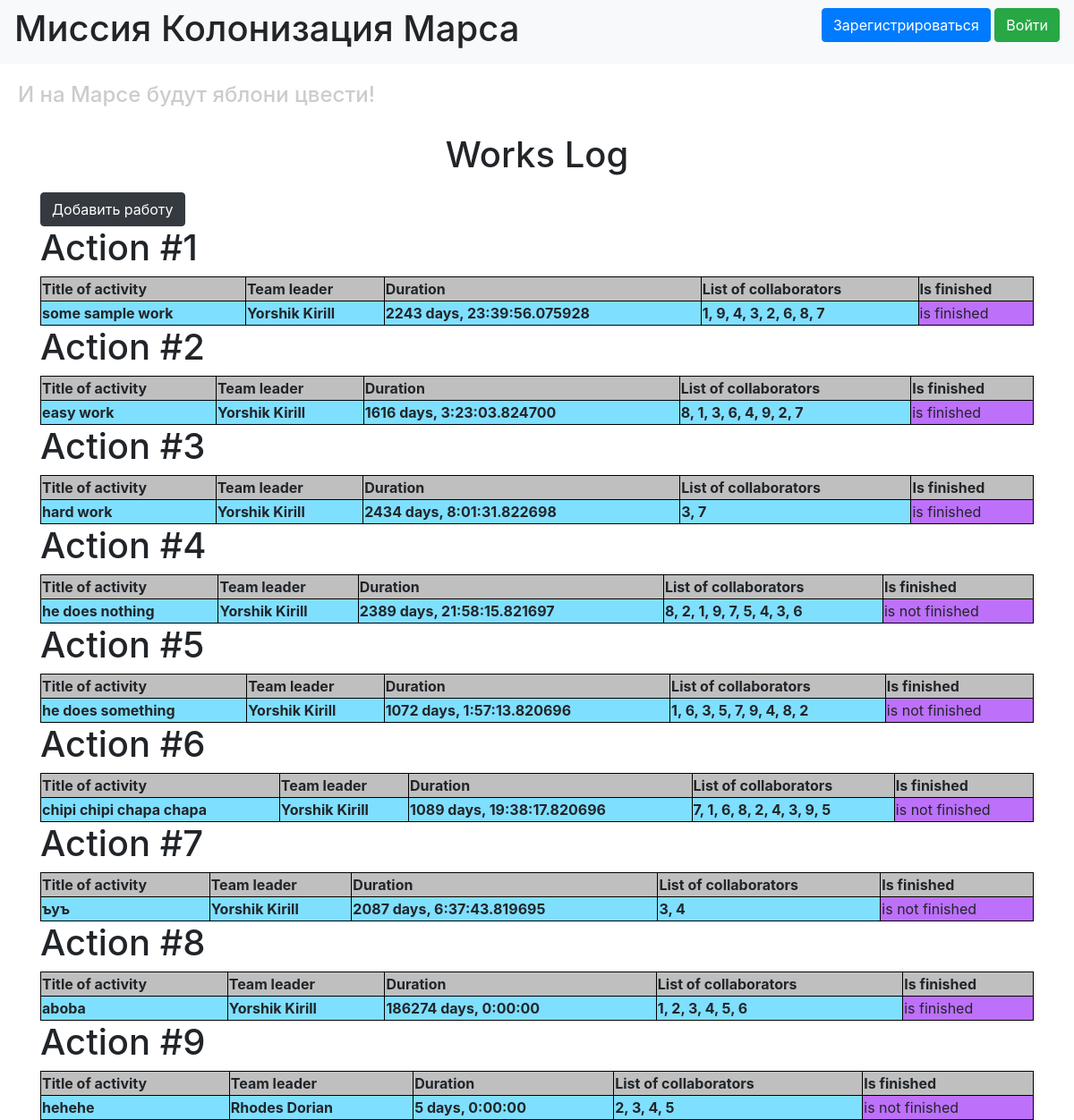
Before: / with the older database file.
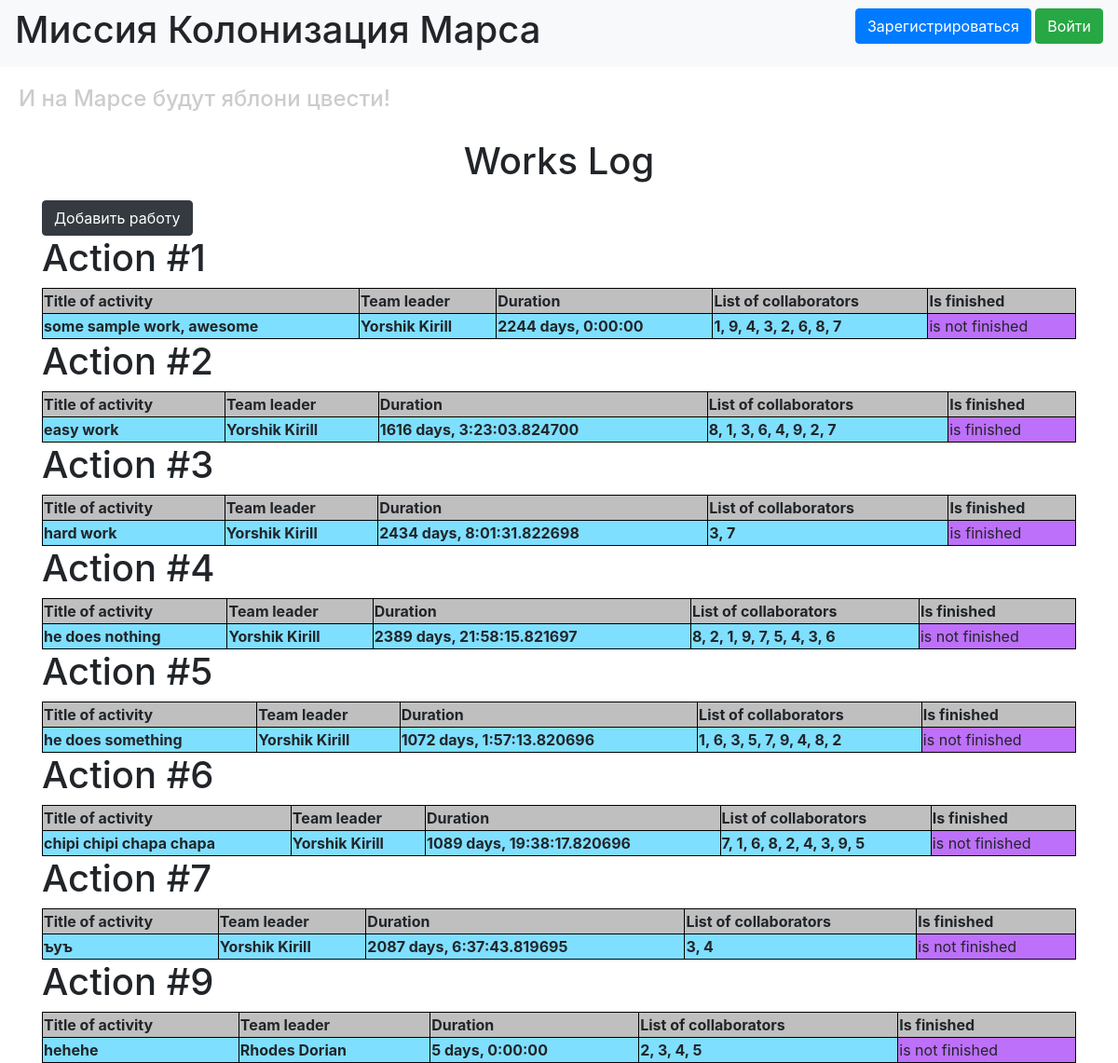
After: the same page with the newer database file.
### data/jobs.py (models this page shows)
class Jobs(SqlAlchemyBase):
    __tablename__ = 'jobs'
    id = sqlalchemy.Column(sqlalchemy.Integer, primary_key=True, autoincrement=True)
    team_leader = sqlalchemy.Column(sqlalchemy.Integer, sqlalchemy.ForeignKey('users.id'))
    user = relationship('User')
    job = sqlalchemy.Column(sqlalchemy.String)
    work_size = sqlalchemy.Column(sqlalchemy.Integer)
    collaborators = sqlalchemy.Column(sqlalchemy.String, default='')
    start_date = sqlalchemy.Column(sqlalchemy.DateTime)
    end_date = sqlalchemy.Column(sqlalchemy.DateTime)
    is_finished = sqlalchemy.Column(sqlalchemy.Boolean)

### main.py (the view)
@app.route('/')
def index():
    db_sess = create_session()
    works = db_sess.query(Jobs).all()
    users = db_sess.query(User).all()
    team_leaders = {}
    for worker in works:
        for user in users:
            if worker.team_leader == user.id:
                team_leaders[worker.team_leader] = user.surname + ' ' + user.name
    updated_works = [{
        'leader': team_leaders[work.team_leader],
        'job': work
    } for work in works]
    return render_template('magazine.html', works={'works': updated_works})

### data/db_session.py (called while the page is built)
def create_session() -> Session:
    global __factory
    return __factory()

### templates/magazine.html (shortened to what this page needs)
{% extends "base.html" %}
{% block content %}
  <link rel="stylesheet" href="static/css/style.css">
  <h1 style="text-align: center">Works Log</h1>
  <a class="btn btn-dark" href="/add_work" style="margin-top: 10px">Добавить работу</a>
  {% for work in works['works'] %}
    <h1>Action #{{ work['job'].id }}</h1>
    <table>
      <thead>
        <tr>
          <th>Title of activity</th>
          <th>Team leader</th>
          <th>Duration</th>
          <th>List of collaborators</th>
          <th>Is finished</th>
        </tr>
      </thead>
      <tbody>
        <tr>
          <th>{{ work['job'].job }}</th>
          <th>{{ work['leader'] }}</th>
          <th>{{ work['job'].end_date - work['job'].start_date }}</th>
          <th>{{ work['job'].collaborators }}</th>
          <td>
            {% if work['job'].is_finished %}
              is finished
            {% else %}
              is not finished
            {% endif %}
          </td>
        </tr>
      </tbody>
    </table>
  {% endfor %}
{% endblock %}

### templates/base.html (shortened to what this page needs)
<!DOCTYPE html>
<html lang="en">
<head>
    <link rel="stylesheet"
          href="https://stackpath.bootstrapcdn.com/bootstrap/4.4.1/css/bootstrap.min.css"
>
</head>
<body>
<header>
    <nav class="navbar navbar-light bg-light">
        <h1>Миссия Колонизация Марса</h1>
        {% if current_user.is_authenticated %}
            <a class="navbar-brand" href="/logout">{{ current_user.name }}</a>
        {% else %}
        <p>
            <a class="btn btn-primary " href="/register">Зарегистрироваться</a>
            <a class="btn btn-success" href="/login">Войти</a>
        </p>
        {% endif %}
    </nav>
    <h4>И на Марсе будут яблони цвести!</h4>
</header>
<main role="main" class="container">
    {% block content %}{% endblock %}
</main>
</body>
</html>

### static/css/style.css (style rules this page uses)
table, th, td { border: 1px solid black; }
table { width: 100%; }
thead { background-color: rgb(128, 128, 128, 0.5); }
tbody { background-color: rgb(0, 191, 255, 0.5); }
td { background-color: rgb(252, 3, 244, 0.5); }
h4 { color: #CCCCCC; padding: 20px; }

Changed rows visible on the page:
removed Jobs: job.id "8", job.job "aboba", work['job'].end_date-work['job'].start_date "186274 days, 0:00:00", job.collaborators "1, 2, 3, 4, 5, 6"
Other visible differences:
new list line: "Action # Title of activity Team leader Duration List of collaborators Is finished Yorshik Kirill is not finished"
new list line: "1 some sample work, awesome 2244 days, 0:00:00 1, 9, 4, 3, 2, 6, 8, 7"
list line gone: "Action # Title of activity Team leader Duration List of collaborators Is finished Yorshik Kirill is finished"
list line gone: "1 some sample work 2243 days, 23:39:56.075928 1, 9, 4, 3, 2, 6, 8, 7"
